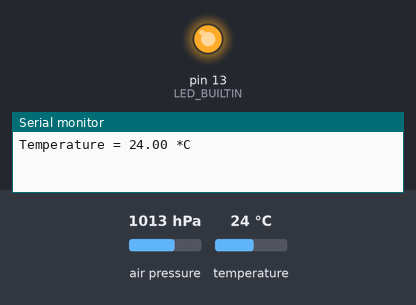
Bench run of a sketch on a simulated Arduino Uno, built with avr-gcc and run on an emulated ATmega328P. Shown: output pins drawn as LEDs (lit = HIGH), the last lines printed to the serial monitor. The inputs (shaded band) are chosen by the test bench; at power-on: air pressure 1013 hPa, temperature 24 °C.

Above: at 0.5 s.
At 9.7 s:
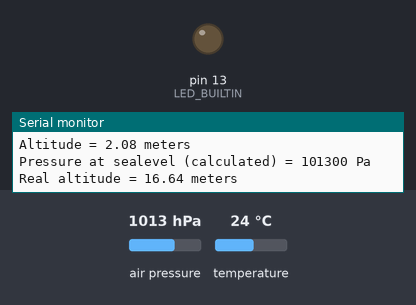
Timing chart, 0 to 13.7 s (numbered marks = the images above):
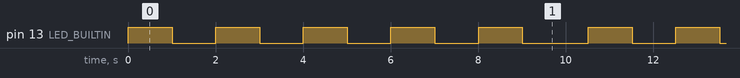

Measured:
- by itself, pin 13 (LED_BUILTIN): repeats every 10.5 s: 4 × (LOW 1.0 s, HIGH 1.0 s), LOW 1.5 s, HIGH 1.0 s
- by itself, everything shown: repeats every 10.5 s, in 10 steps

The sketch:

J_Maia.ino
```cpp
#include <Adafruit_BMP085.h>
Adafruit_BMP085 bmp;
void setup() {
  Serial.begin(115200);
  pinMode(LED_BUILTIN, OUTPUT);
  if (!bmp.begin()) {
	Serial.println("Could not find a valid BMP085 sensor, check wiring!");
	while (1) {}
  }
}

void loop() {
    Serial.print("Temperature = ");
    Serial.print(bmp.readTemperature());
    Serial.println(" *C");
    digitalWrite(LED_BUILTIN, HIGH);
    delay(1000);
    digitalWrite(LED_BUILTIN, LOW);  // turn the LED on (HIGH is the voltage level)
    delay(1000);

    Serial.print("Pressure = ");
    Serial.print(bmp.readPressure());
    Serial.println(" Pa");
    digitalWrite(LED_BUILTIN, HIGH);  // turn the LED on (HIGH is the voltage level)
    delay(1000);
    digitalWrite(LED_BUILTIN, LOW);  // turn the LED on (HIGH is the voltage level)
    delay(1000);

    // Calculate altitude assuming 'standard' barometric
    // pressure of 1013.25 millibar = 101325 Pascal
    Serial.print("Altitude = ");
    Serial.print(bmp.readAltitude());
    Serial.println(" meters");
    digitalWrite(LED_BUILTIN, HIGH);  // turn the LED on (HIGH is the voltage level)
    delay(1000);
    digitalWrite(LED_BUILTIN, LOW);  // turn the LED on (HIGH is the voltage level)
    delay(1000);

    Serial.print("Pressure at sealevel (calculated) = ");
    Serial.print(bmp.readSealevelPressure());
    Serial.println(" Pa");
    digitalWrite(LED_BUILTIN, HIGH);  // turn the LED on (HIGH is the voltage level)
    delay(1000);
    digitalWrite(LED_BUILTIN, LOW);  // turn the LED on (HIGH is the voltage level)
    delay(1000);

  // you can get a more precise measurement of altitude
  // if you know the current sea level pressure which will
  // vary with weather and such. If it is 1015 millibars
  // that is equal to 101500 Pascals.
    Serial.print("Real altitude = ");
    Serial.print(bmp.readAltitude(101500));
    Serial.println(" meters");
    digitalWrite(LED_BUILTIN, HIGH);  // turn the LED on (HIGH is the voltage level)
    delay(1000);
    digitalWrite(LED_BUILTIN, LOW);  // turn the LED on (HIGH is the voltage level)
    delay(1000);
    Serial.println();
    delay(500);
}
```
